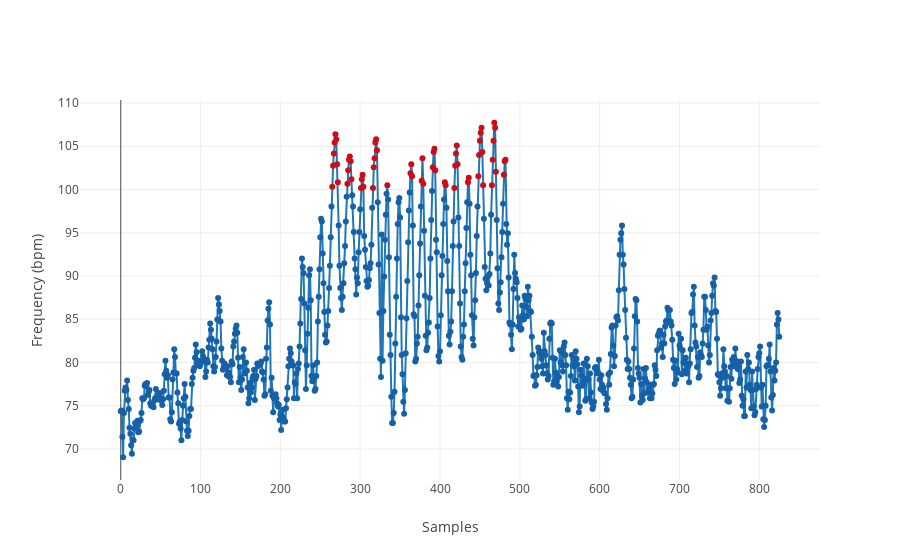

This figure's notebook cell:
### Code cell
# Plotting tachycardia

axis_x = np.linspace(0, (len(bpm_values))-1, len(bpm_values))
axis_y = bpm_values

colors = []
for i in range(len(bpm_values)):
    colors.append('rgb(22, 96, 167)')

for i in range(len(bpm_values)):
    if bpm_values[i] > 100:
        colors[i] = str('rgb(205, 12, 24)')


trace = go.Scatter(
    x = axis_x,
    y = axis_y,
    mode='lines+markers',
    marker=dict(color=(colors))
)
layout = go.Layout(
    xaxis=dict(
        title='Samples'
        ),
    yaxis=dict(
        title='Frequency (bpm)'
        )
)

data = [trace]
fig = go.Figure(data=data, layout=layout)

iplot(fig, filename='basic-line')

### Figure 1 — Plotly figure (JSON) as saved in the notebook; plotly's stock layout.template omitted (floating-point values rounded to 4 significant figures; data arrays with more than 128 entries replaced by an {"elided": "..."} marker saying what was removed)
{"data": [{"marker": {"color": {"elided": "826 str values"}}, "mode": "lines+markers", "type": "scatter", "x": {"elided": "826 int values"}, "y": {"elided": "826 float values"}}], "layout": {"xaxis": {"title": "Samples"}, "yaxis": {"title": "Frequency (bpm)"}}}
